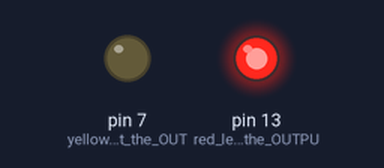
The sketch below on a simulated Arduino Uno, built with avr-gcc and run on an emulated ATmega328P. Parts: output pins drawn as LEDs (lit = HIGH).

Above: at 0.5 s.
At 2.5 s:
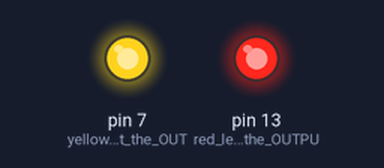
At 30.5 s:
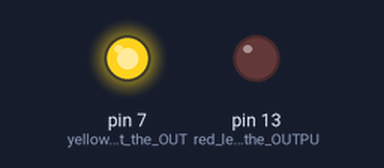
At 40.5 s:
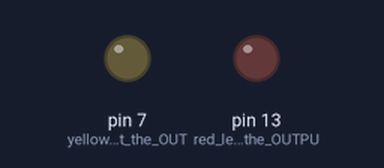
Timing chart, 0 to 45.5 s (numbered marks = the images above):
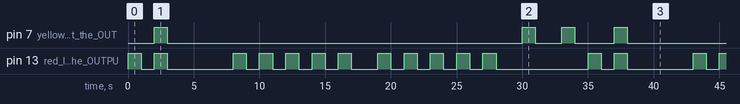

The sketch:

homeWork.ino
```cpp
void setup() {
  // put your setup code here, to run once:
  pinMode ( 13, OUTPUT);  //  red led  to set the OUTPUT mode of pin number 13.
  pinMode ( 7, OUTPUT);  //  yellow led to set the OUTPUT mode of pin number 7.
}

void loop() {
  // put your main code here, to run repeatedly:
  //den do sang xong tat 1 lan
  digitalWrite (13, HIGH);
  delay(1000);
  digitalWrite (13, LOW);
  delay(1000);
  //den do va den vang sang xong tat 1 lan
  digitalWrite (13, HIGH);
  digitalWrite (7, HIGH);
  delay(1000);
  digitalWrite (13, LOW);
  digitalWrite (7, LOW);
  delay(1000);
  // 2 den tat trong 1 phut
  delay(4000);  // 1 second = 1 x 1000 milliseconds
  //den do nhay 5 lan roi tat
   for (int i = 0; i < 5; i++) {
    digitalWrite(13, HIGH);
    delay(1000);
    digitalWrite(13, LOW);
    delay(1000);
  }
  delay(1000);
  //den do nhay tiep 5 lan
  for (int i = 0; i < 5; i++) {
    digitalWrite(13, HIGH);
    delay(1000);
    digitalWrite(13, LOW);
    delay(1000);
  }
  //den vang nhay tiep 2 lan
  for (int i = 0; i < 2; i++) {
    delay(1000);
    digitalWrite(7, HIGH);
    delay(1000);
    digitalWrite(7, LOW);
    delay(1000);
  }
}
```

Measured:
- by itself, pin 7 (yellow_led_to_set_the_OUT): repeats every 35.0 s: LOW 27.0 s, HIGH 1.0 s, LOW 2.0 s, HIGH 1.0 s, LOW 3.0 s, HIGH 1.0 s
- by itself, pin 13 (red_led__to_set_the_OUTPU): moves between LOW and HIGH, repeating every 35.0 s
- by itself, everything shown: repeats every 35.0 s, in 28 steps
